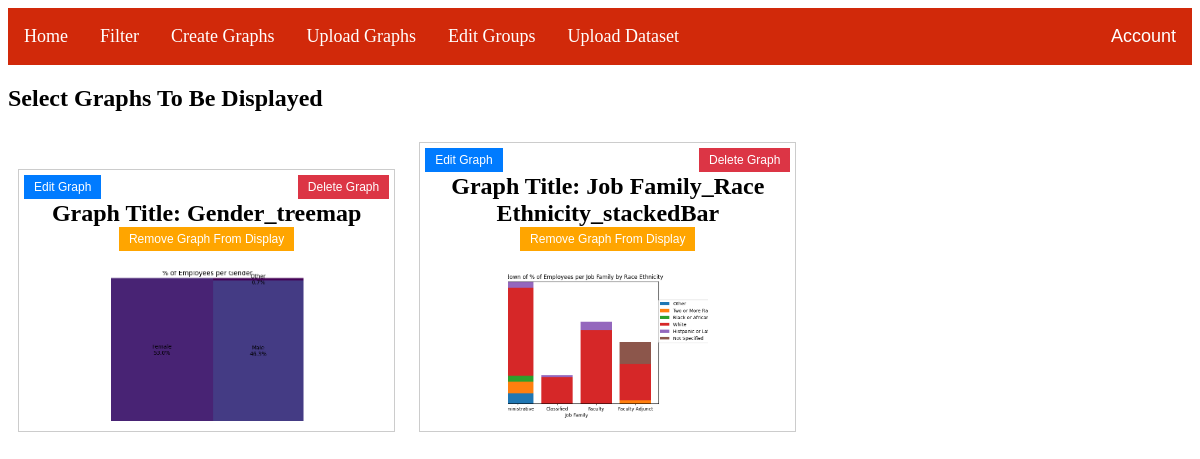
The page /uploadGraphs (signed in) on the database its author committed.
### main.py (models this page shows)
class Graphs(db.Model):
    id = db.Column(db.Integer, primary_key=True)
    path = db.Column(db.String(100), nullable=False)
    title = db.Column(db.String(50), nullable=False)
    description = db.Column(db.String(250), nullable=True)
    type = db.Column(db.String(20))
    currently_displayed = db.Column(db.Boolean, default=False, nullable=False)
    group_id = db.Column(db.Integer, db.ForeignKey('graphgroup.id'), nullable=True)

### main.py (the view)
@app.route("/uploadGraphs", methods=['GET', 'POST'])
@login_required
def selectGraphsForDashboard():
    graphs = Graphs.query.all()
    return render_template('uploadGraphs.html', graphs=graphs)

### main.py (called while the page is built)
@login_manager.user_loader
def load_user(uid):
    return User.query.get(uid)

### templates/uploadGraphs.html (shortened to what this page needs)
{% extends 'base.html' %}
{% block content %}
<head>
</head>
<body>
<h2>Select Graphs To Be Displayed</h2>
{% for graph in graphs %}
    <div class="graph-container" data-graph-id="{{ graph.id }}">
        <h2>Graph Title: {{ graph.title }}
            <button class="edit-button">Edit Graph</button>
            <button class="delete-button">Delete Graph</button>
            <br>
            {% if graph.currently_displayed %} <button class="remove-display-graph-button">Remove Graph From Display</button>
            {% else %} <button class="display-graph-button">Display Graph</button> {% endif %}
        </h2>
        <div class="image-container">
            <img src="{{ graph.path }}" class="thumbnail-img">
        </div>
    </div>
{% endfor %}
</body>
{% endblock %}

### templates/uploadGraphs.html (style rules this page uses)
.edit-button { position: absolute; top: 5px; left: 5px; background-color: #007bff; color: white; border: none; padding: 5px 10px; font-size: 12px; cursor: pointer; }
.delete-button { position: absolute; top: 5px; right: 5px; background-color: #dc3545; color: white; border: none; padding: 5px 10px; font-size: 12px; cursor: pointer; }
.graph-container { display: inline-block; width: 30%; margin: 10px; border: 1px solid #ccc; padding: 10px; text-align: center; position: relative; }
.thumbnail-img { width: 200px; height: 150px; object-fit: cover; }
.remove-display-graph-button { position: center; top: 5px; background-color: #FFA500; color: white; border: none; padding: 5px 10px; font-size: 12px; cursor: pointer; }

### rows shown on the page
Graphs: title "Gender_treemap", currently_displayed "Remove Graph From Display", path (picture)
Graphs: title "Job Family_Race Ethnicity_stackedBar", currently_displayed "Remove Graph From Display", path (picture)
